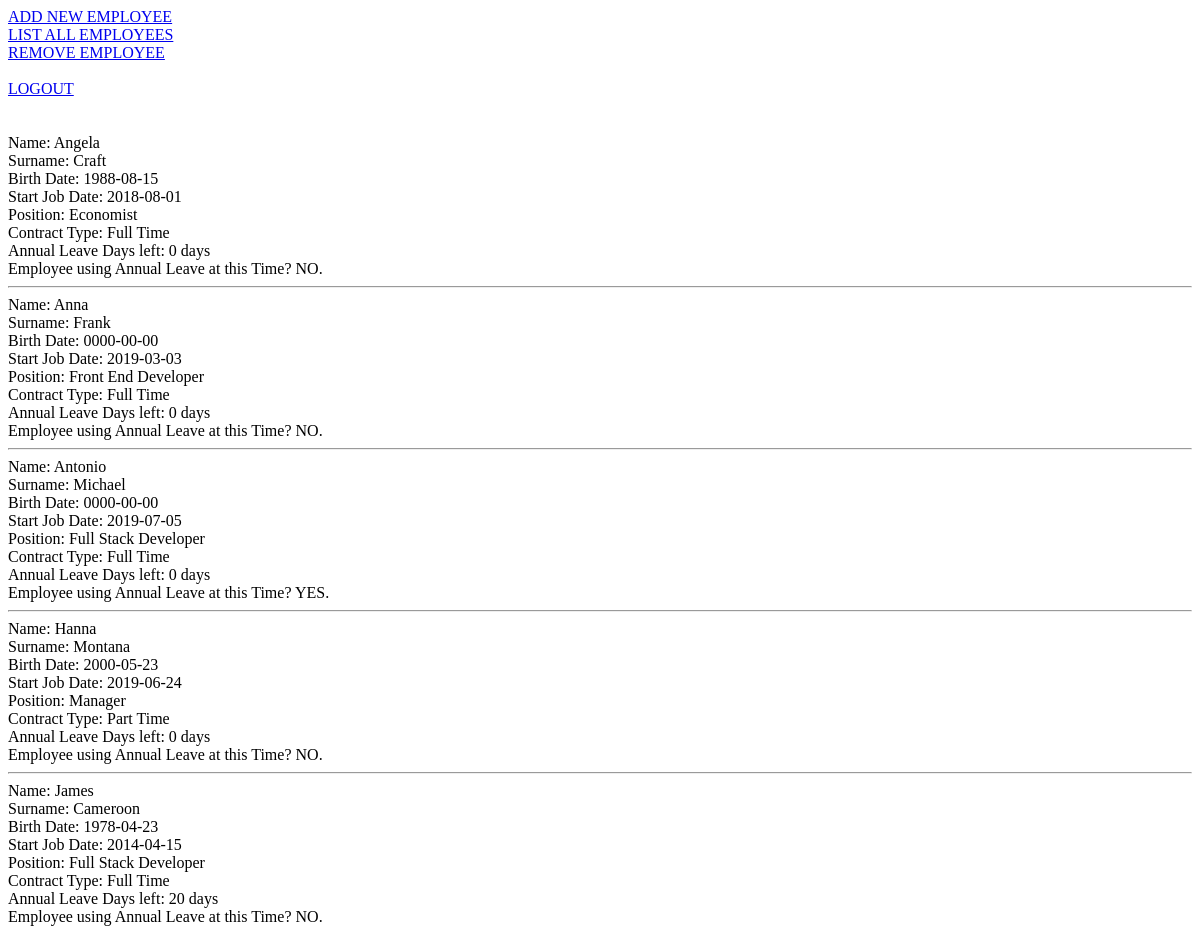
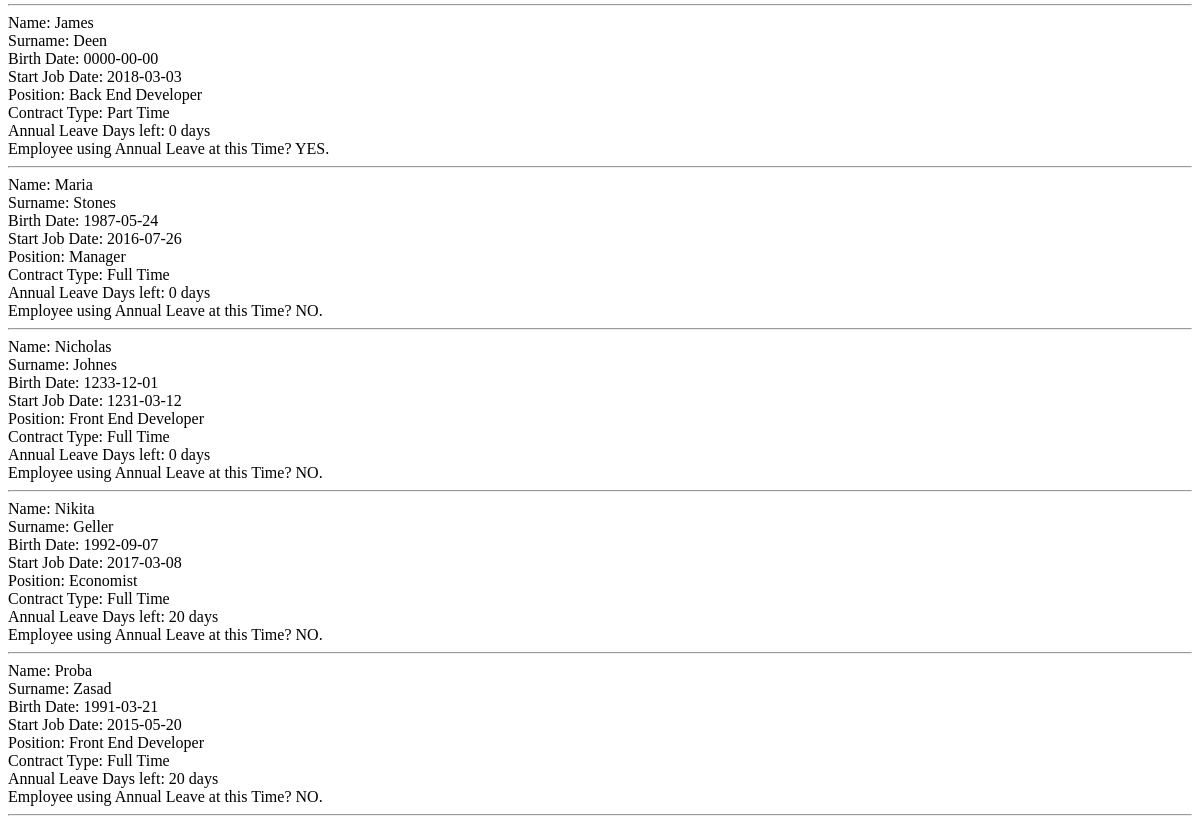
The page /adminPanelList.php on the database as committed earlier (2 pictures, top to bottom).
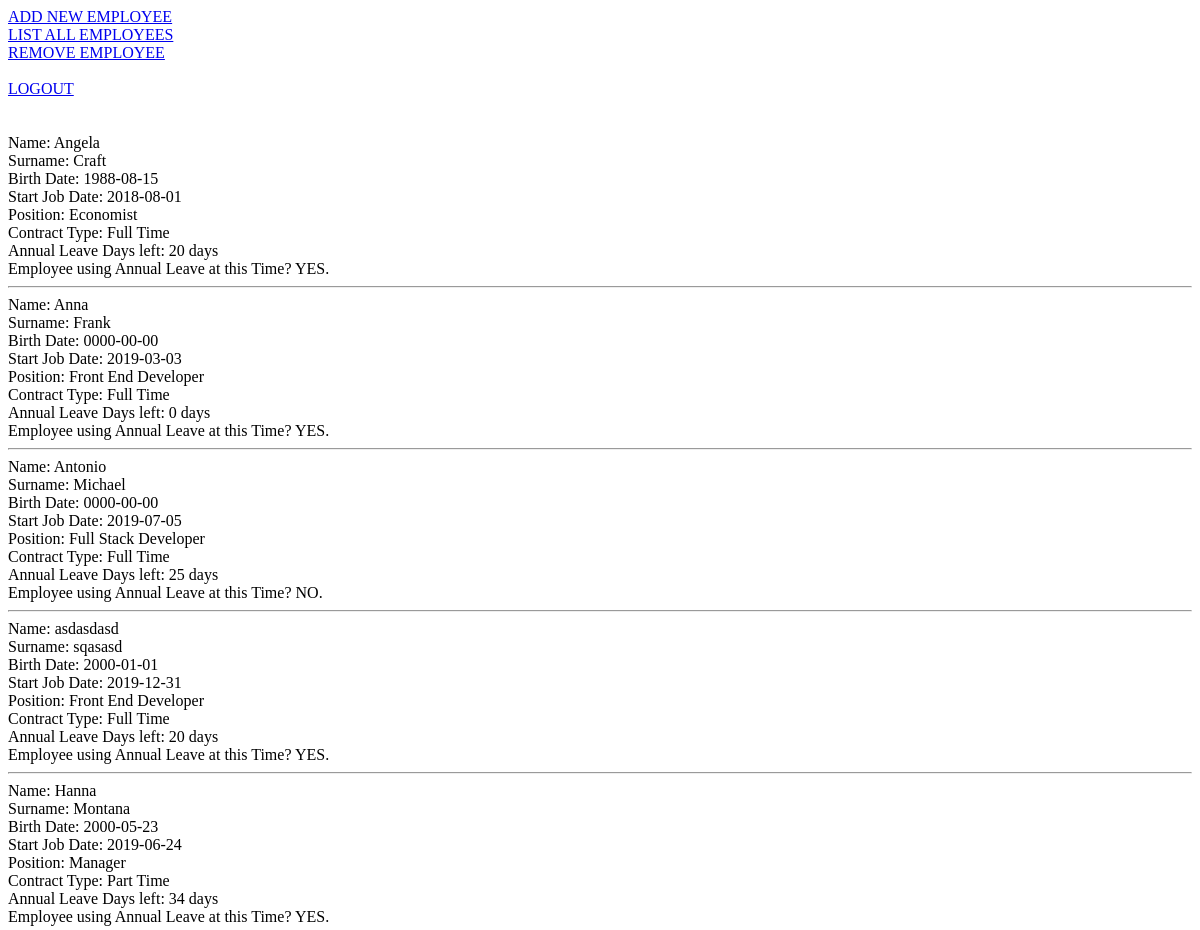
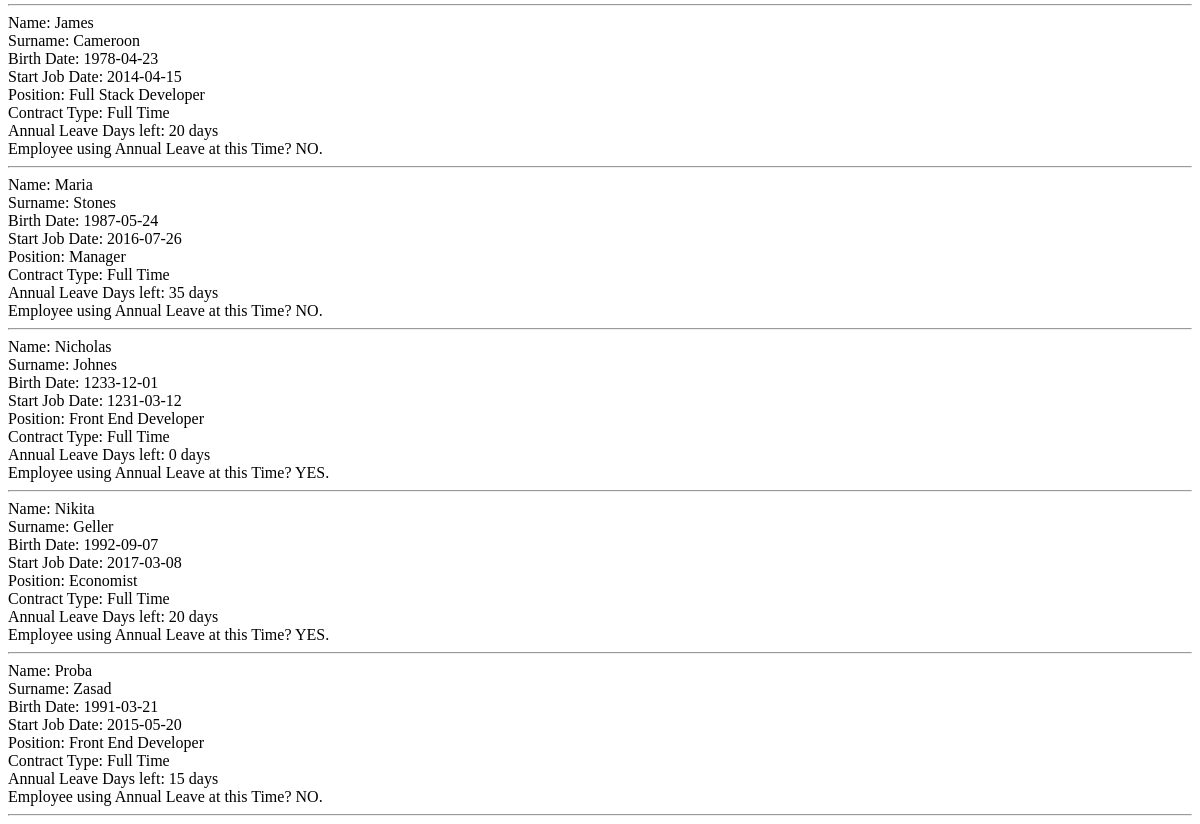
The same page on the database as committed later (2 pictures, top to bottom).
### tables this page shows
CREATE TABLE `employees` (
  `employeeId` int(11) NOT NULL,
  `employeeName` varchar(20) NOT NULL,
  `employeeSurname` varchar(30) NOT NULL,
  `employeeBirthDate` date NOT NULL,
  `employeeStartJobDate` date NOT NULL,
  `employeePosition` varchar(30) NOT NULL,
  `employeeContractType` varchar(20) NOT NULL,
  `employeeUsername` varchar(20) NOT NULL,
  `employeePassword` varchar(20) NOT NULL,
  `employeeFreeDays` int(40) NOT NULL,
  `employeeAnnualStatus` tinyint(1) NOT NULL,
  `employeeAnnualRequest` tinyint(1) NOT NULL,
  `employeeAnnualDateStart` date DEFAULT NULL,
  `employeeAnnualDateEnd` date NOT NULL,
  `employeeAnnualSelectedDays` int(11) NOT NULL
);

### adminPanelList.php (the view, shortened to what this page needs)
<!DOCTYPE html>
<html lang="en">
<head>
</head>
<body>
    <a href='adminPanelAdd.php'>ADD NEW EMPLOYEE</a><br>
    <a href='adminPanelList.php'>LIST ALL EMPLOYEES</a><br>
    <a href='adminPanelDelete.php'>REMOVE EMPLOYEE</a><br><br>
    <a href='index.php'>LOGOUT</a><br><br>
    <?php
        $conn = new mysqli("localhost", "root", "", "companyannualleave");
        $sql = "SELECT * FROM  employees ORDER BY employeeName,employeeSurname ASC";
        $result = $conn->query($sql);
        $rows = $result->fetch_all(MYSQLI_ASSOC);
        echo "<br>";
        foreach($rows as $row){
            echo "Name: " . $row['employeeName'] . "<br>";
            echo "Surname: ". $row['employeeSurname'] . "<br>";
            echo "Birth Date: " . $row['employeeBirthDate'] . "<br>";
            echo "Start Job Date: " . $row['employeeStartJobDate'] . "<br>";
            echo "Position: ". $row['employeePosition'] . "<br>";
            echo "Contract Type: " . $row['employeeContractType'] . "<br>";
            echo "Annual Leave Days left: " . $row['employeeFreeDays'] . " days <br>";
            echo "Employee using Annual Leave at this Time? ";
                if($row['employeeAnnualStatus']== true)
                    echo "YES.";
                else
                    echo "NO.";
            echo "<hr>";
        }
    ?>
</body>
</html>

Rows that differ between the two databases and show on the page:
removed employees: employeeName "James", employeeSurname "Deen", employeeBirthDate "0000-00-00", employeeStartJobDate "2018-03-03", employeePosition "Back End Developer", employeeContractType "Part Time", employeeFreeDays "0", employeeAnnualStatus "YES."
changed employees "Angela": employeeFreeDays "0" → "20"; employeeAnnualStatus "NO." → "YES."
changed employees "Anna": employeeAnnualStatus "NO." → "YES."
changed employees "Antonio": employeeFreeDays "0" → "25"; employeeAnnualStatus "YES." → "NO."
added employees: employeeName "asdasdasd", employeeSurname "sqasasd", employeeBirthDate "2000-01-01", employeeStartJobDate "2019-12-31", employeePosition "Front End Developer", employeeContractType "Full Time", employeeFreeDays "20", employeeAnnualStatus "YES."
changed employees "Hanna": employeeFreeDays "0" → "34"; employeeAnnualStatus "NO." → "YES."
changed employees "Maria": employeeFreeDays "0" → "35"
changed employees "Nicholas": employeeAnnualStatus "NO." → "YES."
changed employees "Nikita": employeeAnnualStatus "NO." → "YES."
changed employees "Proba": employeeFreeDays "20" → "15"
